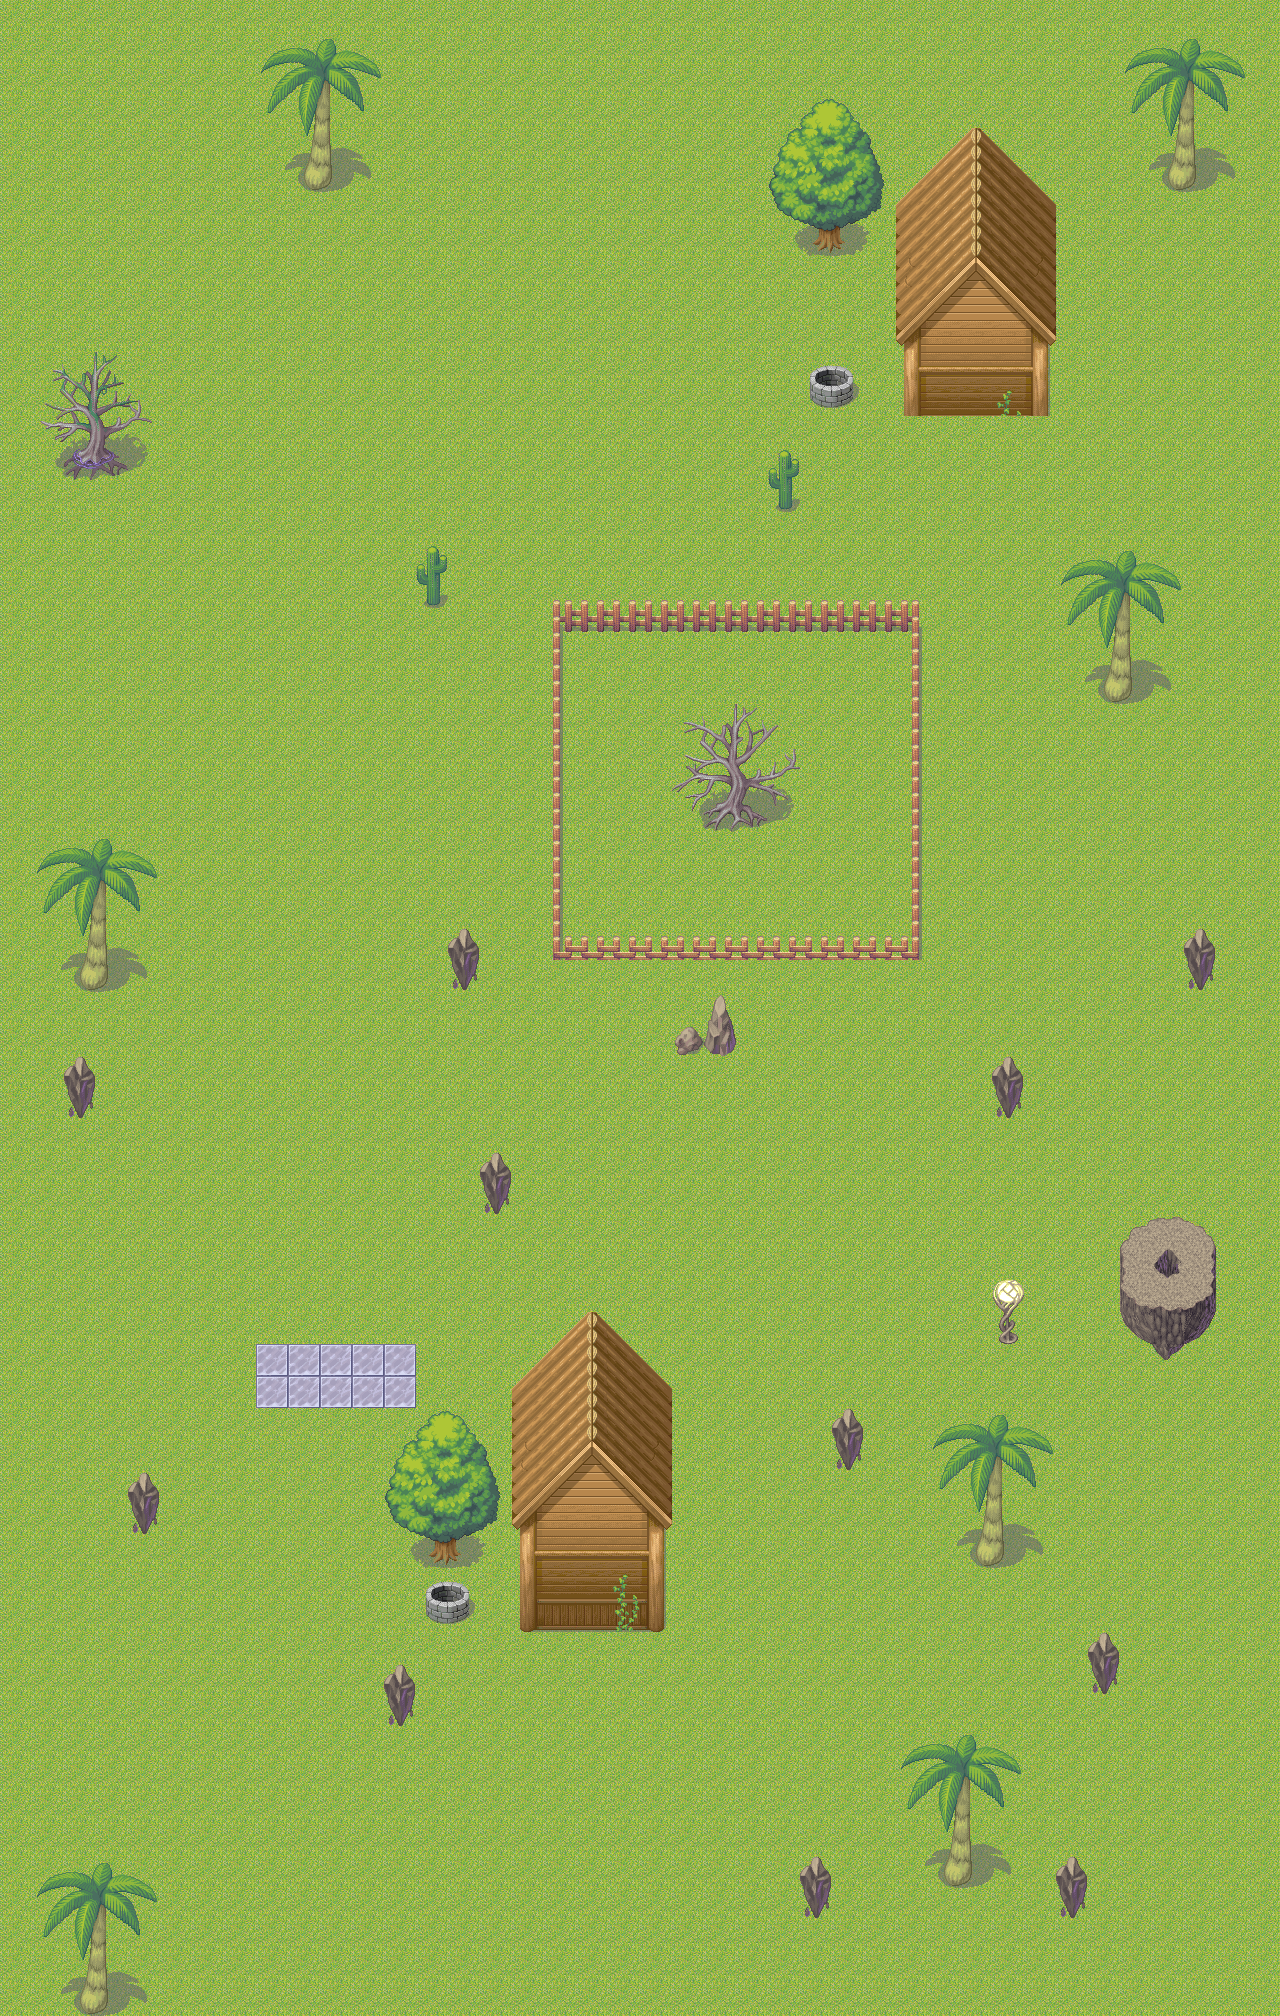

This is a level from a 2D game, rendered from its Tiled map with the project's own tilesets. A one-line summary and the map file follow, with tile-layer data summarised:
An orthogonal 40x63 tile map with 32x32 px tiles, 2 tile layers (Ground, Wall), 4 tilesets and 7 objects.

<map version="1.0" orientation="orthogonal" width="40" height="63" tilewidth="32" tileheight="32">
 <tileset firstgid="1" name="DarkSpace" tilewidth="32" tileheight="32">
  <image source="050-DarkSpace01.png" width="256" height="640" />
 </tileset>
 <tileset firstgid="161" name="Desert" tilewidth="32" tileheight="32">
  <image source="006-Desert01.png" width="256" height="608" />
 </tileset>
 <tileset firstgid="313" name="Swamp" tilewidth="32" tileheight="32">
  <image source="007-Swamp01.png" width="256" height="448" />
 </tileset>
 <tileset firstgid="425" name="ForestTown" tilewidth="32" tileheight="32">
  <image source="015-ForestTown01.png" width="256" height="1056" />
 </tileset>
 <layer name="Ground" width="40" height="63">
  <data>[2520 cells, 2520 non-empty, 1 distinct tile ids]</data>
 </layer>
 <layer name="Wall" width="40" height="63">
  <data>[2520 cells, 429 non-empty, 164 distinct tile ids]</data>
 </layer>
 <objectgroup name="Collision" width="0" height="0">
  <object x="422" y="580" width="20" height="27" />
  <object x="260" y="1346" width="152" height="58" />
  <object x="128" y="1476" width="30" height="57" />
  <object x="982" y="1513" width="17" height="52" />
  <object x="950" y="1838" width="18" height="49" />
  <object x="90" y="1966" width="19" height="44" />
  <object x="386" y="1670" width="29" height="54" />
 </objectgroup>
</map>
